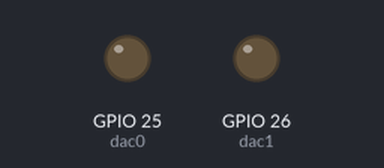
Recording of a program running on a simulated ESP32 board running MicroPython. On the bench: output pins drawn as LEDs (lit = HIGH).

Above: at 0.45 s.
Timing chart, 0 to 0.8 s (numbered marks = the images above):
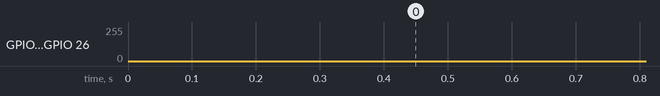

The program:

waveform.py
```python
#Hardware Platform: FireBeetle-ESP32
#Result: IO25 output sin wave, IO26 output cos wave.
#Hardware Connection: IO25 and IO26 need to  be connected to an oscilloscope if waveform observation is needed.
#The info below shows that waveform is available for the current version.
# IO25  IO26
#FireBeetle-ESP32 has 2 DAC signal pins in all.

from machine import DAC,Pin
import math
import time

dac0=DAC(Pin(25))
dac1=DAC(Pin(26))
a=0
while True:
  value=math.sin(a*math.pi/180)         #get sine
  dac0.write(int(100+value*100))        #ouput wave
  dac1.write(a*255//360)
  a+=1
  if(a==361):
    a=0
  time.sleep(0.0001)
```
